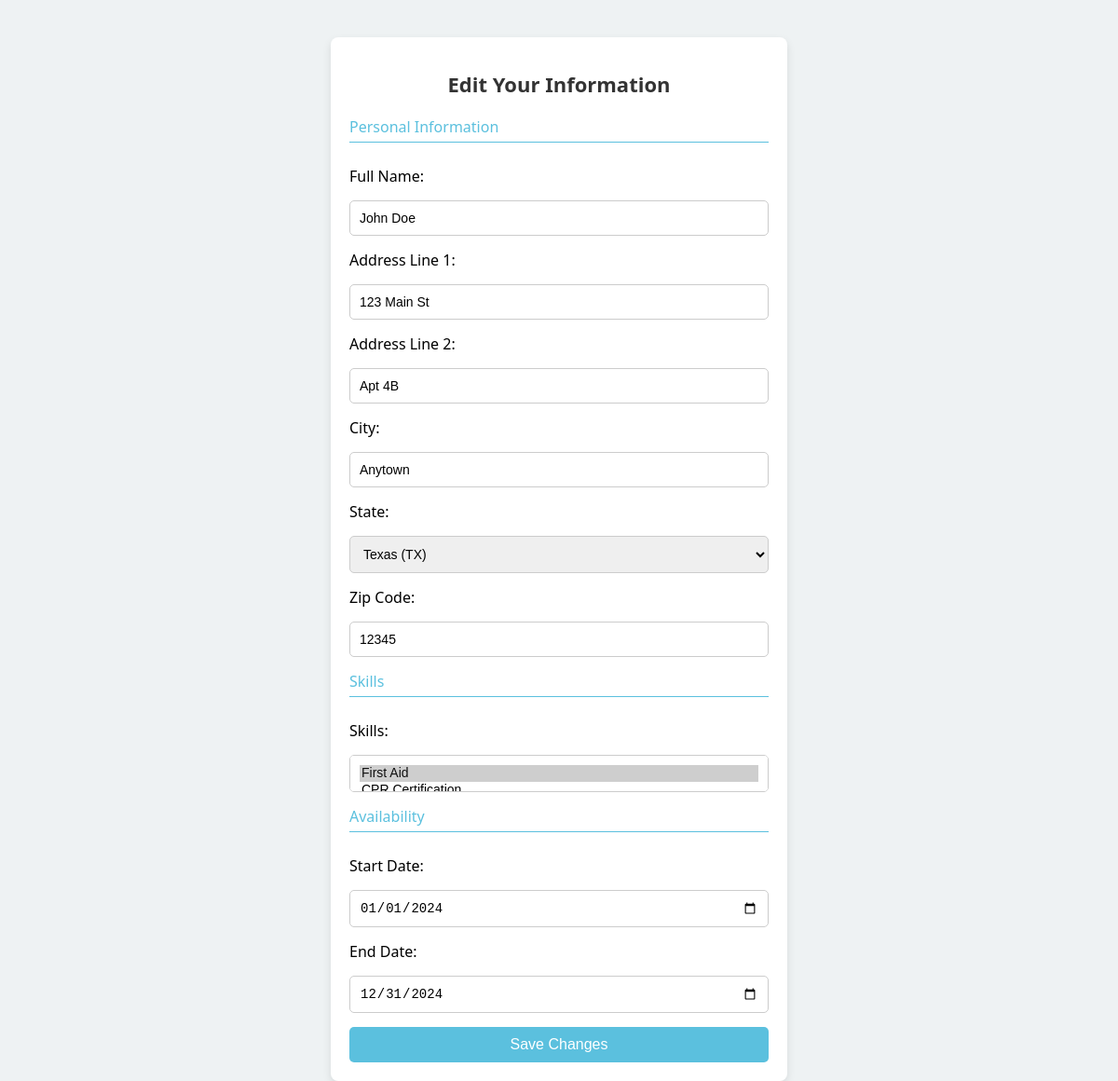
The app's page /edit_profile (signed in) with its own data.
### tables this page shows
CREATE TABLE "Users" (
    id INTEGER PRIMARY KEY AUTOINCREMENT,
    email TEXT NOT NULL UNIQUE,
    password TEXT NOT NULL,
    full_name TEXT,
    address_1 TEXT,
    address_2 TEXT,
    city TEXT,
    state TEXT,
    zip_code TEXT,
    role TEXT CHECK(role IN ('volunteer', 'admin')) DEFAULT 'volunteer',
    skills TEXT,  -- Ensure skills is set as TEXT
    availability_start DATE,
    availability_end DATE
);

### server.py (the view)
@app.route('/edit_profile', methods=['GET'])
def edit_profile():
    if 'user_id' not in session:
        return redirect(url_for('splash_screen'))
    user_query = "SELECT * FROM Users WHERE id = :user_id"
    user_df = pd.read_sql(user_query, engine, params={'user_id': session['user_id']})
    if user_df.empty:
        return "User not found."
    user = user_df.iloc[0].to_dict()
    user['skills'] = user['skills'].split(',') if user['skills'] else []
    return render_template('edit_profile.html', user=user)

### templates/edit_profile.html (shortened to what this page needs)
<!DOCTYPE html>
<html lang="en">
<head>
</head>
<body>
    <div class="edit-container">
        <h1>Edit Your Information</h1>
        <form action="/update_profile" method="post">
            <div class="section-title">Personal Information</div>
            <label for="full_name">Full Name:</label>
            <input type="text" name="full_name" id="full_name" value="{{ user['full_name'] }}" required>
            <label for="address_1">Address Line 1:</label>
            <input type="text" name="address_1" id="address_1" value="{{ user['address_1'] }}" required>
            <label for="address_2">Address Line 2:</label>
            <input type="text" name="address_2" id="address_2" value="{{ user['address_2'] }}">
            <label for="city">City:</label>
            <input type="text" name="city" id="city" value="{{ user['city'] }}" required>
            <label for="state">State:</label>
            <select name="state" id="state" required>
                <option value="TX" {% if user['state'] == 'TX' %}selected{% endif %}>Texas (TX)</option>
            </select>
            <label for="zip_code">Zip Code:</label>
            <input type="text" name="zip_code" id="zip_code" value="{{ user['zip_code'] }}" required pattern="\d{5,}" title="Please enter at least 5 digits for the zip code">
            {% if user['role'] == 'volunteer' %}
                <div class="section-title">Skills</div>
                <label for="skills">Skills:</label>
                <select name="skills[]" id="skills" multiple>
                    <option value="first_aid" {% if 'first_aid' in user['skills'] %}selected{% endif %}>First Aid</option>
                    <option value="cpr" {% if 'cpr' in user['skills'] %}selected{% endif %}>CPR Certification</option>
                </select>
                <div class="section-title">Availability</div>
                <label for="start_date">Start Date:</label>
                <input type="date" name="start_date" id="start_date" value="{{ user['availability_start'] }}">
                <label for="end_date">End Date:</label>
                <input type="date" name="end_date" id="end_date" value="{{ user['availability_end'] }}">
            {% endif %}
            <input type="submit" value="Save Changes">
        </form>
    </div>
</body>
</html>

### templates/edit_profile.html (style rules this page uses)
body { font-family: 'Segoe UI', Tahoma, Geneva, Verdana, sans-serif; background-color: #eef2f3; display: flex; justify-content: center; align-items: flex-start; height: 100vh; margin: 0; overflow-y: auto; }
.edit-container { background-color: #fff; padding: 20px; border-radius: 8px; box-shadow: 0 4px 10px rgba(0, 0, 0, 0.1); width: 90%; max-width: 450px; margin: 40px 0; }
h1 { text-align: center; margin-bottom: 20px; font-size: 22px; color: #333; }
form { display: flex; flex-direction: column; gap: 15px; }
input, select { width: 100%; padding: 10px; font-size: 14px; border-radius: 5px; border: 1px solid #ccc; box-sizing: border-box; }
input[type="submit"] { background-color: #5bc0de; border: none; color: white; cursor: pointer; font-size: 16px; }
select { height: 40px; overflow-y: auto; }
.section-title { font-size: 16px; color: #5bc0de; margin-bottom: 10px; border-bottom: 1px solid #5bc0de; padding-bottom: 5px; }

### records on screen
Users: full_name "John Doe", address_1 "123 Main St", address_2 "Apt 4B", city "Anytown", state "Texas (TX)", zip_code "12345", start_date "01/01/2024", end_date "12/31/2024"
